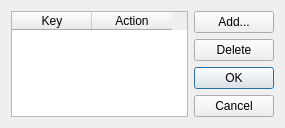
<?xml version="1.0" encoding="UTF-8"?>
<ui version="4.0">
 <class>shortcuts</class>
 <widget class="QDialog" name="shortcuts">
  <property name="geometry">
   <rect>
    <x>0</x>
    <y>0</y>
    <width>285</width>
    <height>128</height>
   </rect>
  </property>
  <property name="windowTitle">
   <string>Shortcuts</string>
  </property>
  <layout class="QGridLayout" name="gridLayout">
   <item row="0" column="0" rowspan="3">
    <widget class="QTableWidget" name="tableWidget_shortcuts">
     <property name="selectionMode">
      <enum>QAbstractItemView::SingleSelection</enum>
     </property>
     <property name="selectionBehavior">
      <enum>QAbstractItemView::SelectRows</enum>
     </property>
     <property name="showGrid">
      <bool>false</bool>
     </property>
     <property name="columnCount">
      <number>2</number>
     </property>
     <attribute name="horizontalHeaderDefaultSectionSize">
      <number>80</number>
     </attribute>
     <attribute name="verticalHeaderVisible">
      <bool>false</bool>
     </attribute>
     <attribute name="verticalHeaderDefaultSectionSize">
      <number>13</number>
     </attribute>
     <attribute name="verticalHeaderMinimumSectionSize">
      <number>13</number>
     </attribute>
     <column>
      <property name="text">
       <string>Key</string>
      </property>
     </column>
     <column>
      <property name="text">
       <string>Action</string>
      </property>
     </column>
    </widget>
   </item>
   <item row="0" column="1">
    <widget class="QPushButton" name="pushButton_add">
     <property name="text">
      <string>Add...</string>
     </property>
    </widget>
   </item>
   <item row="1" column="1">
    <widget class="QPushButton" name="pushButton_delete">
     <property name="text">
      <string>Delete</string>
     </property>
    </widget>
   </item>
   <item row="2" column="1">
    <widget class="QDialogButtonBox" name="buttonBox">
     <property name="orientation">
      <enum>Qt::Vertical</enum>
     </property>
     <property name="standardButtons">
      <set>QDialogButtonBox::Cancel|QDialogButtonBox::Ok</set>
     </property>
    </widget>
   </item>
  </layout>
 </widget>
 <resources/>
 <connections>
  <connection>
   <sender>buttonBox</sender>
   <signal>accepted()</signal>
   <receiver>shortcuts</receiver>
   <slot>accept()</slot>
   <hints>
    <hint type="sourcelabel">
     <x>214</x>
     <y>92</y>
    </hint>
    <hint type="destinationlabel">
     <x>130</x>
     <y>63</y>
    </hint>
   </hints>
  </connection>
  <connection>
   <sender>buttonBox</sender>
   <signal>rejected()</signal>
   <receiver>shortcuts</receiver>
   <slot>reject()</slot>
   <hints>
    <hint type="sourcelabel">
     <x>214</x>
     <y>92</y>
    </hint>
    <hint type="destinationlabel">
     <x>130</x>
     <y>63</y>
    </hint>
   </hints>
  </connection>
 </connections>
</ui>
